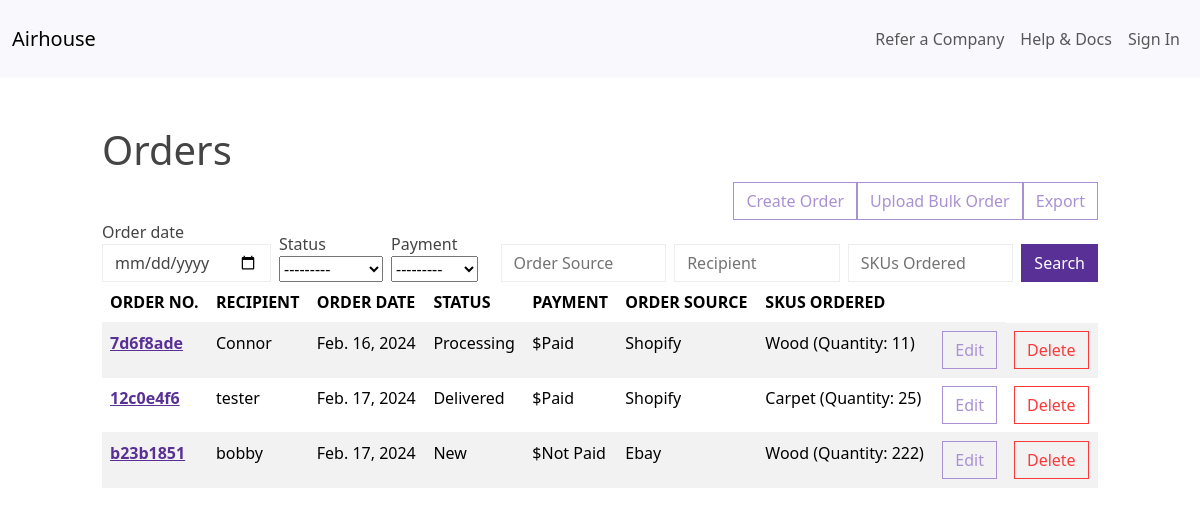
/orders/, run on an earlier commit of the app's database.
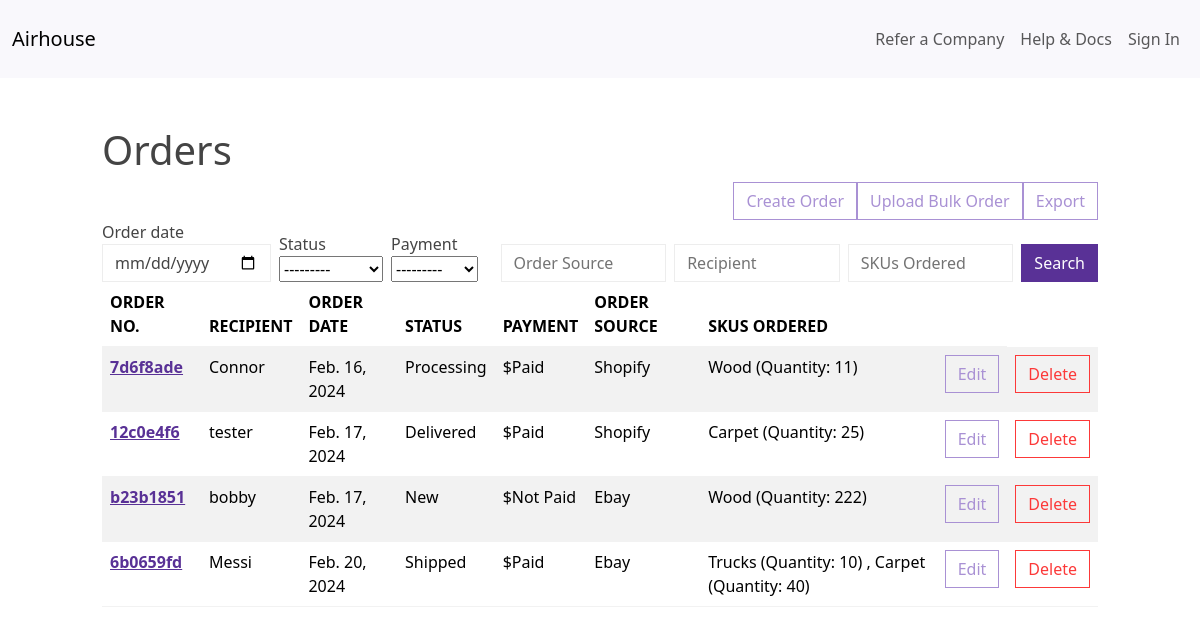
And on a later commit of the database.
### airhouse/models.py (models this page shows, shortened)
class Order(models.Model):
    STATUS_CHOICES = [
        ('new', 'New'),
        ('processing', 'Processing'),
        ('shipped', 'Shipped'),
        ('in_transit', 'In Transit'),
        ('delivered', 'Delivered'),
        ('cancelled', 'Cancelled'),
    ]
    PAYMENT_STATUS_CHOICES = [
        ('paid', 'Paid'),
        ('not_paid', 'Not Paid'),
    ]
    order_no = models.UUIDField(default=uuid.uuid4, editable=False, unique=True)
    recipient = models.CharField(max_length=255)
    order_date = models.DateField(auto_now_add=True)
    status = models.CharField(max_length=20, choices=STATUS_CHOICES, default='new')
    payment = models.CharField(max_length=10, choices=PAYMENT_STATUS_CHOICES, default='not_paid')
    order_source = models.CharField(max_length=255)
    skus_ordered = models.ManyToManyField(InventoryItem, through='OrderItem')

class OrderItem(models.Model):
    order = models.ForeignKey(Order, related_name='order_items', on_delete=models.CASCADE)
    inventory_item = models.ForeignKey(InventoryItem, on_delete=models.CASCADE)
    quantity = models.PositiveIntegerField()

class InventoryItem(models.Model):
    name = models.CharField(max_length=200)
    quantity = models.IntegerField()
    price = models.DecimalField(max_digits=10, decimal_places=2)
    category = models.ForeignKey('Category', on_delete=models.SET_NULL, blank=True, null=True)
    date_created = models.DateTimeField(auto_now_add=True)
    user = models.ForeignKey(get_user_model(), on_delete=models.CASCADE)

### airhouse/views.py (the view)
# urls.py: path('orders/', Orders.as_view(), name='orders'),
class Orders(FilterView):
    model = Order
    template_name = 'airhouse/orders.html'
    context_object_name = 'orders'
    filterset_class = OrderFilter
    def get_context_data(self, **kwargs):
        context = super().get_context_data(**kwargs)
        context['myFilter'] = OrderFilter(self.request.GET, queryset=self.get_queryset())
        return context

### airhouse/templates/airhouse/orders.html (shortened to what this page needs)
{% extends 'airhouse/base.html' %}
{% block content %}
<div class="row">
    <div class="col-md-10 col-12 mx-auto mt-5">
        <h1><a href="{% url 'orders' %}" class="text-reset text-decoration-none">Orders</a></h1>
        <div class="d-flex justify-content-end">
            <a href="{% url 'add-order' %}" class="btn btn-outline-secondary">Create Order</a>
            <a href="#" class="btn btn-outline-secondary">Upload Bulk Order</a>
            <a href="#" class="btn btn-outline-secondary">Export</a>
        </div>
        <form method="get" class="d-flex align-items-end gap-2">
            {% for field in myFilter.form %}
                <div class="form-group">
                    {% if field.name in "order_source,recipient,skus_ordered" %}
                        {{ field }}
                    {% else %}
                        <label for="{{ field.id_for_label }}">{{ field.label }}</label>
                        {{ field }}
                    {% endif %}
                </div>
            {% endfor %}
            <button class="btn btn-primary" type="submit">Search</button>
        </form>
        <table class="table table-hover table-striped">
            <thead>
                <tr>
                    <th scope="col">ORDER NO.</th>
                    <th scope="col">RECIPIENT</th>
                    <th scope="col">ORDER DATE</th>
                    <th scope="col">STATUS</th>
                    <th scope="col">PAYMENT</th>
                    <th scope="col">ORDER SOURCE</th>
                    <th scope="col">SKUS ORDERED</th>
                    <th scope="col"></th>
                </tr>
            </thead>
            <tbody>
                {% for order in orders %}
                <tr>
                    <th scope="row"><a href="{% url 'order-detail' order.pk %}">{{ order.order_no|stringformat:"s"|slice:":8" }}</a></th>
                    <td>{{ order.recipient }}</td>
                    <td>{{ order.order_date }}</td>
                    <td>{{ order.get_status_display }}</td>
                    <td>${{ order.get_payment_display }}</td>
                    <td>{{ order.order_source }}</td>
                    <td>
                        {% for item in order.order_items.all %}
                            {{ item.inventory_item.name }} (Quantity: {{ item.quantity }})
                            {% if not forloop.last %}, {% endif %}
                        {% endfor %}
                    </td>
                    <td><a href="{% url 'edit-order' order.pk %}" class="btn btn-outline-secondary">Edit</a></td>
                    <td><a href="{% url 'delete-order' order.pk %}" class="btn btn-outline-danger">Delete</a></td>
                </tr>
                {% empty %}
                    <h2>No orders found.</h2>
                {% endfor %}
            </tbody>
        </table>
    </div>
</div>
{% endblock %}

What changed in the data, as far as the page shows it:
added Order: order_no "6b0659fd", recipient "Messi", order_date "Feb. 20, 2024", status "Shipped", payment "Paid", order_source "Ebay"
added OrderItem: inventory_item.name "Trucks", quantity "10", shown under "6b0659fd"
added OrderItem: inventory_item.name "Carpet", quantity "40", shown under "6b0659fd"
